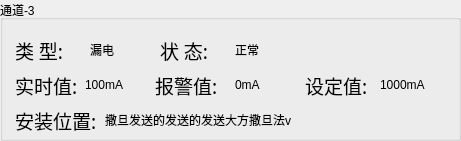
  <widget class="QGroupBox" name="gBoxAble_3">
   <property name="enabled">
    <bool>true</bool>
   </property>
   <property name="geometry">
    <rect>
     <x>40</x>
     <y>215</y>
     <width>461</width>
     <height>141</height>
    </rect>
   </property>
   <property name="focusPolicy">
    <enum>Qt::NoFocus</enum>
   </property>
   <property name="title">
    <string>通道-3</string>
   </property>
   <property name="checkable">
    <bool>false</bool>
   </property>
   <property name="checked">
    <bool>false</bool>
   </property>
   <widget class="QLabel" name="lbDesAddr_11">
    <property name="geometry">
     <rect>
      <x>15</x>
      <y>35</y>
      <width>66</width>
      <height>30</height>
     </rect>
    </property>
    <property name="font">
     <font>
      <family>文泉驿等宽微米黑</family>
      <pointsize>14</pointsize>
      <weight>50</weight>
      <italic>false</italic>
      <bold>false</bold>
     </font>
    </property>
    <property name="text">
     <string>类 型:</string>
    </property>
   </widget>
   <widget class="QLabel" name="lbPort_3">
    <property name="geometry">
     <rect>
      <x>15</x>
      <y>100</y>
      <width>110</width>
      <height>40</height>
     </rect>
    </property>
    <property name="font">
     <font>
      <family>文泉驿等宽微米黑</family>
      <pointsize>14</pointsize>
      <weight>50</weight>
      <italic>false</italic>
      <bold>false</bold>
     </font>
    </property>
    <property name="text">
     <string>安装位置:</string>
    </property>
   </widget>
   <widget class="QLabel" name="label_31">
    <property name="geometry">
     <rect>
      <x>90</x>
      <y>35</y>
      <width>50</width>
      <height>30</height>
     </rect>
    </property>
    <property name="text">
     <string>漏电</string>
    </property>
   </widget>
   <widget class="QLabel" name="lbDesAddr_12">
    <property name="geometry">
     <rect>
      <x>15</x>
      <y>70</y>
      <width>76</width>
      <height>30</height>
     </rect>
    </property>
    <property name="font">
     <font>
      <family>文泉驿等宽微米黑</family>
      <pointsize>14</pointsize>
      <weight>50</weight>
      <italic>false</italic>
      <bold>false</bold>
     </font>
    </property>
    <property name="text">
     <string>实时值:</string>
    </property>
   </widget>
   <widget class="QLabel" name="lbDesAddr_13">
    <property name="geometry">
     <rect>
      <x>155</x>
      <y>70</y>
      <width>76</width>
      <height>30</height>
     </rect>
    </property>
    <property name="font">
     <font>
      <family>文泉驿等宽微米黑</family>
      <pointsize>14</pointsize>
      <weight>50</weight>
      <italic>false</italic>
      <bold>false</bold>
     </font>
    </property>
    <property name="text">
     <string>报警值:</string>
    </property>
   </widget>
   <widget class="QLabel" name="lbDesAddr_14">
    <property name="geometry">
     <rect>
      <x>305</x>
      <y>70</y>
      <width>76</width>
      <height>30</height>
     </rect>
    </property>
    <property name="font">
     <font>
      <family>文泉驿等宽微米黑</family>
      <pointsize>14</pointsize>
      <weight>50</weight>
      <italic>false</italic>
      <bold>false</bold>
     </font>
    </property>
    <property name="text">
     <string>设定值:</string>
    </property>
   </widget>
   <widget class="QLabel" name="label_32">
    <property name="geometry">
     <rect>
      <x>235</x>
      <y>35</y>
      <width>50</width>
      <height>30</height>
     </rect>
    </property>
    <property name="text">
     <string>正常</string>
    </property>
   </widget>
   <widget class="QLabel" name="lbDesAddr_15">
    <property name="geometry">
     <rect>
      <x>160</x>
      <y>35</y>
      <width>61</width>
      <height>30</height>
     </rect>
    </property>
    <property name="font">
     <font>
      <family>文泉驿等宽微米黑</family>
      <pointsize>14</pointsize>
      <weight>50</weight>
      <italic>false</italic>
      <bold>false</bold>
     </font>
    </property>
    <property name="text">
     <string>状 态:</string>
    </property>
   </widget>
   <widget class="QLabel" name="label_33">
    <property name="geometry">
     <rect>
      <x>85</x>
      <y>70</y>
      <width>61</width>
      <height>30</height>
     </rect>
    </property>
    <property name="text">
     <string>100mA</string>
    </property>
   </widget>
   <widget class="QLabel" name="label_34">
    <property name="geometry">
     <rect>
      <x>235</x>
      <y>70</y>
      <width>51</width>
      <height>30</height>
     </rect>
    </property>
    <property name="text">
     <string>0mA</string>
    </property>
   </widget>
   <widget class="QLabel" name="label_35">
    <property name="geometry">
     <rect>
      <x>380</x>
      <y>70</y>
      <width>71</width>
      <height>30</height>
     </rect>
    </property>
    <property name="text">
     <string>1000mA</string>
    </property>
   </widget>
   <widget class="QLabel" name="label_36">
    <property name="geometry">
     <rect>
      <x>105</x>
      <y>105</y>
      <width>346</width>
      <height>30</height>
     </rect>
    </property>
    <property name="text">
     <string>撒旦发送的发送的发送大方撒旦法v</string>
    </property>
   </widget>
  </widget>
